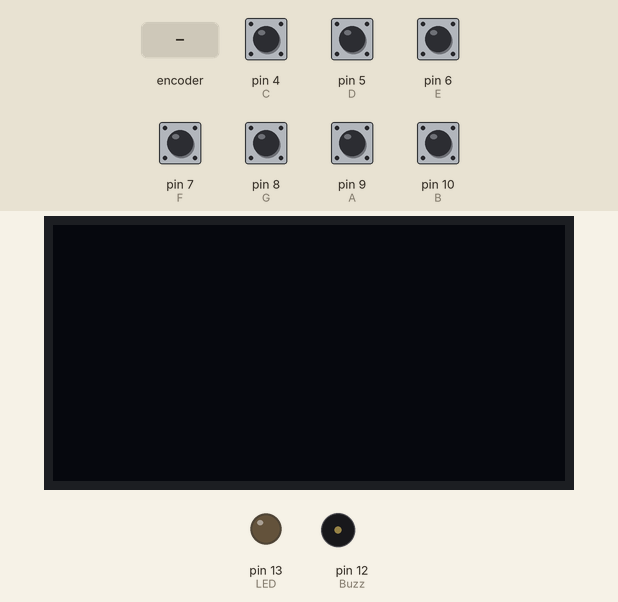
Bench run of a sketch on a simulated Arduino Uno, built with avr-gcc and run on an emulated ATmega328P. Parts: 128×64 one-colour display, output pins drawn as LEDs (lit = HIGH), buzzer (waves = sounding). Inputs (shaded band) come from the test bench; at power-on: pin 4 (C), pin 5 (D), pin 6 (E), pin 7 (F), pin 8 (G), pin 9 (A), pin 10 (B) HIGH. The OLED is the two-colour kind (top 16 rows yellow).

Above: at 1.2 s.
1.3 s: rotary encoder on pin 9 (A) / pin 10 (B) turned 3 steps (first pin leading)
At 3.0 s:
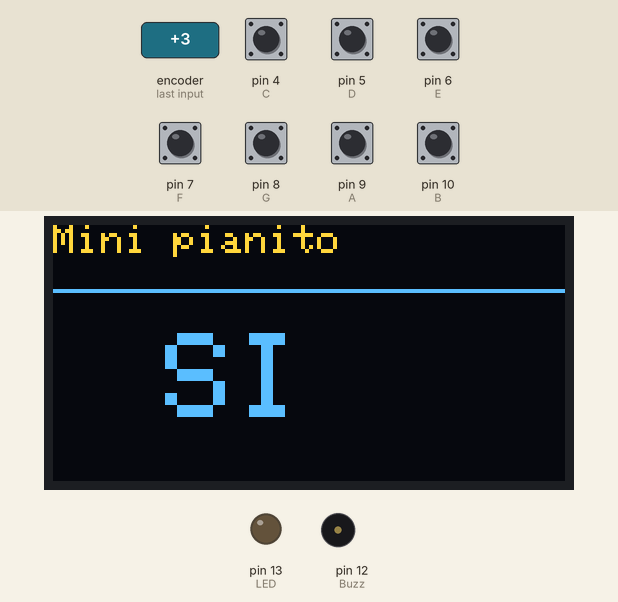
3.4 s: pin 4 (C) pulled LOW for 0.15 s
At 3.9 s:
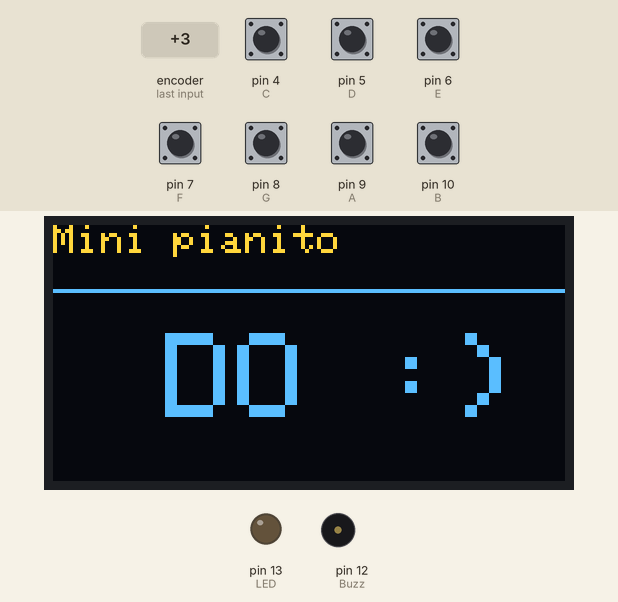
5.0 s: pin 5 (D) pulled LOW for 0.15 s
At 6.3 s:
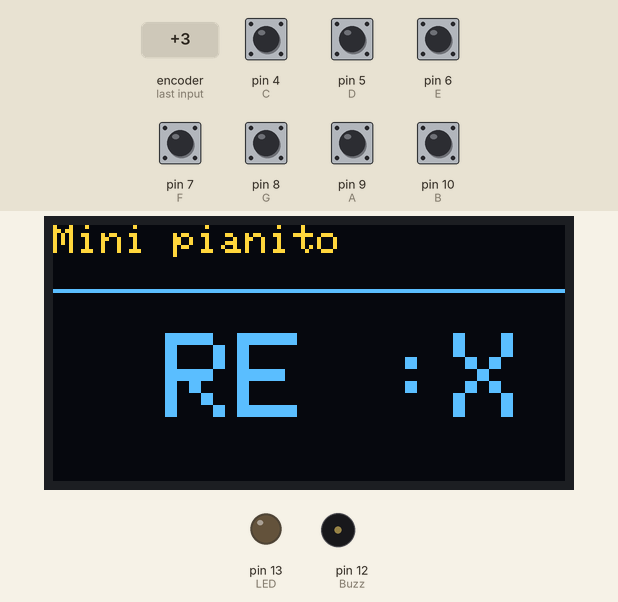
6.6 s: pin 6 (E) pulled LOW for 0.15 s
At 7.5 s:
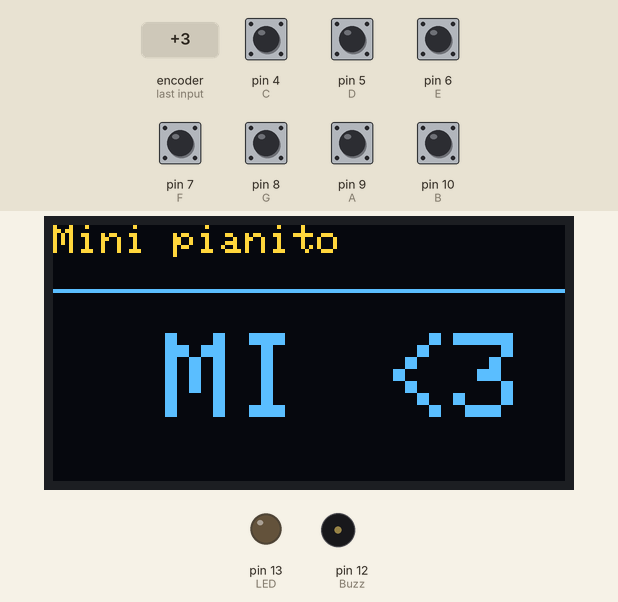
8.2 s: pin 7 (F) pulled LOW for 0.15 s
At 8.6 s:
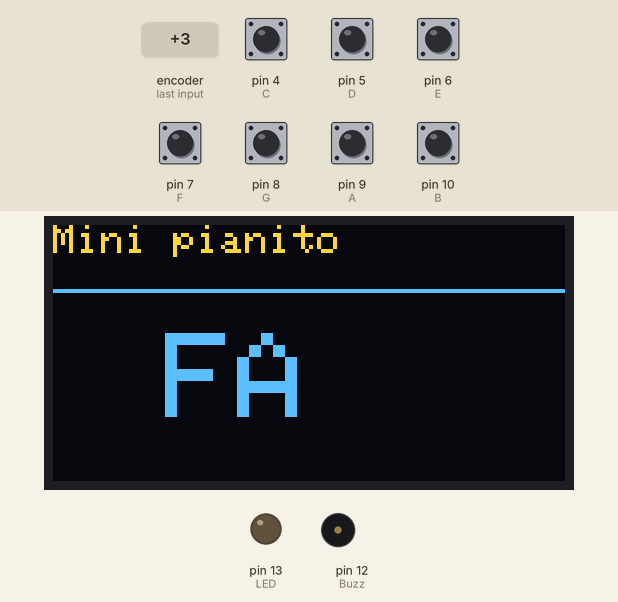
9.8 s: pin 8 (G) pulled LOW for 0.15 s
At 11.1 s:
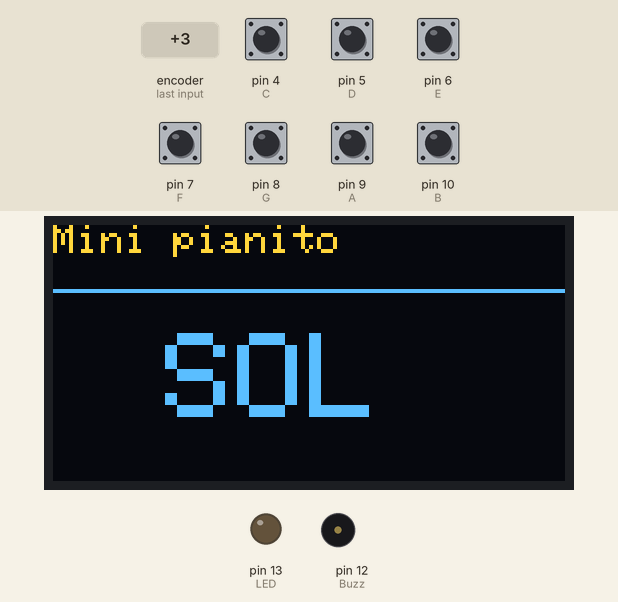
Timing chart, 0 to 12.4 s (numbered marks = the images above; inputs shaded):
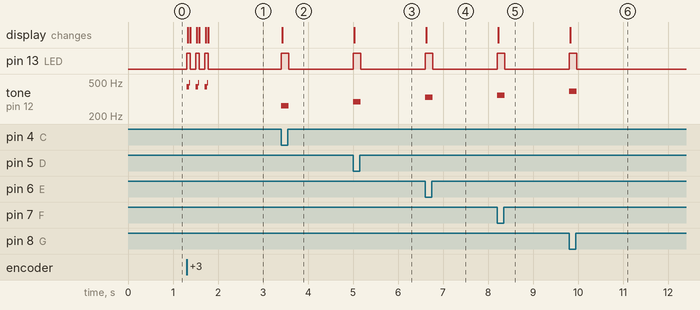

The sketch:

pianito.ino
```cpp
//Arduino Piano
/*

Visit the Channel for more interesting projects

https://www.youtube.com/channel/UCks-9JSnVb22dlqtMgPjrlg

*/

/*PANTALLA*/
#include <Wire.h>
#include <Adafruit_GFX.h>
#include <Adafruit_SSD1306.h>

#define SCREEN_WIDTH 128
#define SCREEN_HEIGHT 64

Adafruit_SSD1306 display(SCREEN_WIDTH, SCREEN_HEIGHT, &Wire, -1);


/*NOTAS*/
#define T_C 262
#define T_D 294
#define T_E 330
#define T_F 349
#define T_G 392
#define T_A 440
#define T_B 493

const int C = 4;
const int D = 5;
const int E = 6;
const int F = 7;
const int G = 8;
const int A = 9;
const int B = 10;

const int Buzz = 12;
const int LED = 13;


void setup() {
  pinMode(LED, OUTPUT);
  pinMode(C, INPUT);
  digitalWrite(C,HIGH);

  pinMode(D, INPUT);
  digitalWrite(D,HIGH);

  pinMode(E, INPUT);

  digitalWrite(E,HIGH);

  pinMode(F, INPUT);
  digitalWrite(F,HIGH);


  pinMode(G, INPUT);
  digitalWrite(G,HIGH);

  pinMode(A, INPUT);

  digitalWrite(A,HIGH);

  pinMode(B, INPUT);
  digitalWrite(B,HIGH);


  digitalWrite(LED,LOW);

  // PANTALLA
  if (!display.begin(SSD1306_SWITCHCAPVCC, 0x3C)) {
    Serial.println(F("SSD1306 allocation failed"));
    for (;;)
      ;
  }

  // Clear the buffer
  display.clearDisplay();
  display.display();
}

// Functions for right alignment of integers

void loop() {
  while(digitalRead(C) == LOW) {
    tone(Buzz,T_C);
    digitalWrite(LED,HIGH);
    displayNota("DO :)");
  }

  while(digitalRead(D) == LOW) {
    tone(Buzz,T_D);
    digitalWrite(LED,HIGH);
    displayNota("RE :X");
  }

  while(digitalRead(E) == LOW) {
    tone(Buzz,T_E);
    digitalWrite(LED,HIGH);
    displayNota("MI <3");
  }

  while(digitalRead(F) == LOW) {
    tone(Buzz,T_F);
    digitalWrite(LED,HIGH);
    displayNota("FA");
  }

  while(digitalRead(G) == LOW) {
    tone(Buzz,T_G);
    digitalWrite(LED,HIGH);
    displayNota("SOL");
  }

  while(digitalRead(A) == LOW) {
    tone(Buzz,T_A);
    digitalWrite(LED,HIGH);
    displayNota("LA");
  }

  while(digitalRead(B) == LOW) {
    tone(Buzz,T_B);
    digitalWrite(LED,HIGH);
    displayNota("SI");
  }

  noTone(Buzz);
  digitalWrite(LED,LOW);

  //PANTALLA


}

void displayNota(const char* nota) {
  display.clearDisplay();
  display.setTextSize(1);
  display.setTextColor(SSD1306_WHITE);
  display.setCursor(0,0);
  display.println("Mini pianito");
  display.drawLine(0, 16, 128, 16, SSD1306_WHITE);
  display.setTextSize(3);
  display.setCursor(28,27);
  display.println(nota);
  display.display();
}
```

Measured:
- after the input at 1.3 s, pin 13 (LED): alternates HIGH for 0.08 s and LOW for 0.12 s, 6 changes in all, then stays LOW, starting at once; tone on pin 12 (Buzz): silent → 440 Hz at once, then repeats every 0.20 s: 493 Hz 0.03 s, silent 0.12 s, 440 Hz 0.06 s, until it stays silent from 1.8 s
- after the input at 3.4 s, pin 13 (LED): LOW → HIGH at once, → LOW 0.17 s later; tone on pin 12 (Buzz): silent → 262 Hz at once, → silent 0.17 s later; the display: changes at once (image 2)
- after the input at 5.0 s, pin 13 (LED): LOW → HIGH at once, → LOW 0.17 s later; tone on pin 12 (Buzz): silent → 294 Hz at once, → silent 0.17 s later; the display: changes at once (image 3)
- after the input at 6.6 s, pin 13 (LED): LOW → HIGH at once, → LOW 0.17 s later; tone on pin 12 (Buzz): silent → 330 Hz at once, → silent 0.17 s later; the display: changes at once (image 4)
- after the input at 8.2 s, pin 13 (LED): LOW → HIGH at once, → LOW 0.17 s later; tone on pin 12 (Buzz): silent → 349 Hz at once, → silent 0.17 s later; the display: changes at once (image 5)
- after the input at 9.8 s, pin 13 (LED): LOW → HIGH at once, → LOW 0.17 s later; tone on pin 12 (Buzz): silent → 392 Hz at once, → silent 0.17 s later; the display: changes at once (image 6)
